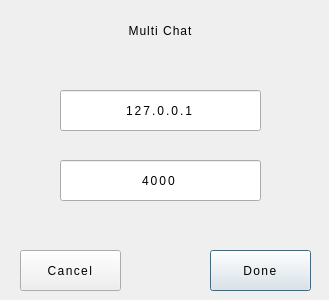
<?xml version="1.0" encoding="UTF-8"?>
<ui version="4.0">
 <class>IpPortDialog</class>
 <widget class="QDialog" name="IpPortDialog">
  <property name="geometry">
   <rect>
    <x>0</x>
    <y>0</y>
    <width>329</width>
    <height>300</height>
   </rect>
  </property>
  <property name="windowTitle">
   <string>Multi Chat</string>
  </property>
  <property name="styleSheet">
   <string notr="true">QDialog {
background-color: '#0d3d4c';
}</string>
  </property>
  <widget class="QPushButton" name="doneBtn">
   <property name="geometry">
    <rect>
     <x>210</x>
     <y>250</y>
     <width>101</width>
     <height>41</height>
    </rect>
   </property>
   <property name="styleSheet">
    <string notr="true">QPushButton {
	border: 5px solid '#101014';
	font: 700 17pt &quot;Yu Gothic UI&quot;;
	letter-spacing: 1.4px;
	color: '#e3e3e3';
}

QPushButton::hover {
	background-color: '#0c2f3a';
}</string>
   </property>
   <property name="text">
    <string>Done</string>
   </property>
  </widget>
  <widget class="QLabel" name="lineLabel">
   <property name="geometry">
    <rect>
     <x>60</x>
     <y>60</y>
     <width>201</width>
     <height>4</height>
    </rect>
   </property>
   <property name="styleSheet">
    <string notr="true">QLabel {
	background-color: '#101014';
	border-radius: 2px;
}</string>
   </property>
   <property name="text">
    <string/>
   </property>
  </widget>
  <widget class="QLabel" name="titleLabel">
   <property name="geometry">
    <rect>
     <x>50</x>
     <y>10</y>
     <width>221</width>
     <height>41</height>
    </rect>
   </property>
   <property name="styleSheet">
    <string notr="true">QLabel {
	font: 700 30pt &quot;Yu Gothic UI&quot;;
	letter-spacing: 1px;
	color: '#e3e3e3';
}</string>
   </property>
   <property name="text">
    <string>Multi Chat</string>
   </property>
   <property name="alignment">
    <set>Qt::AlignCenter</set>
   </property>
  </widget>
  <widget class="QPushButton" name="cancelBtn">
   <property name="geometry">
    <rect>
     <x>20</x>
     <y>250</y>
     <width>101</width>
     <height>41</height>
    </rect>
   </property>
   <property name="styleSheet">
    <string notr="true">QPushButton {
	border: 5px solid '#101014';
	font: 700 17pt &quot;Yu Gothic UI&quot;;
	letter-spacing: 1.4px;
	color: '#e3e3e3';
}

QPushButton::hover {
	background-color: '#0c2f3a';
}</string>
   </property>
   <property name="text">
    <string>Cancel</string>
   </property>
  </widget>
  <widget class="QLineEdit" name="ipLineEdit">
   <property name="geometry">
    <rect>
     <x>60</x>
     <y>90</y>
     <width>201</width>
     <height>41</height>
    </rect>
   </property>
   <property name="styleSheet">
    <string notr="true">QLineEdit {
	border: 5px solid '#101014';
	font: 700 16pt &quot;Yu Gothic UI&quot;;
	letter-spacing: 2px;
	color: '#e3e3e3';
	background-color: '#0d3d4c';
}

QLineEdit::hover {
	background-color: '#0c2f3a';
}</string>
   </property>
   <property name="text">
    <string>127.0.0.1</string>
   </property>
   <property name="frame">
    <bool>true</bool>
   </property>
   <property name="echoMode">
    <enum>QLineEdit::Normal</enum>
   </property>
   <property name="cursorPosition">
    <number>9</number>
   </property>
   <property name="alignment">
    <set>Qt::AlignCenter</set>
   </property>
   <property name="placeholderText">
    <string/>
   </property>
  </widget>
  <widget class="QLineEdit" name="portLineEdit">
   <property name="geometry">
    <rect>
     <x>60</x>
     <y>160</y>
     <width>201</width>
     <height>41</height>
    </rect>
   </property>
   <property name="styleSheet">
    <string notr="true">QLineEdit {
	border: 5px solid '#101014';
	font: 700 16pt &quot;Yu Gothic UI&quot;;
	letter-spacing: 2px;
	color: '#e3e3e3';
	background-color: '#0d3d4c';
}

QLineEdit::hover {
	background-color: '#0c2f3a';
}</string>
   </property>
   <property name="text">
    <string>4000</string>
   </property>
   <property name="alignment">
    <set>Qt::AlignCenter</set>
   </property>
   <property name="placeholderText">
    <string/>
   </property>
  </widget>
 </widget>
 <resources/>
 <connections/>
</ui>
